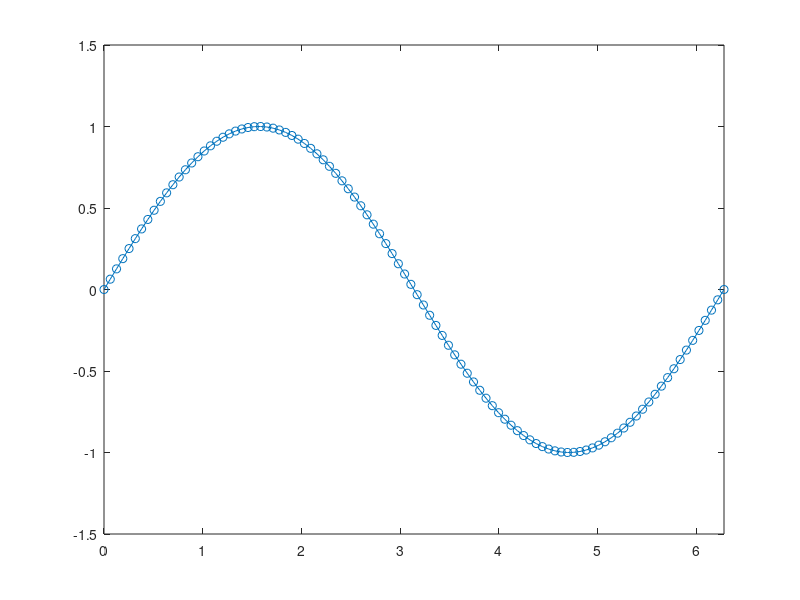

This chart was generated by the following MATLAB code: (Note: this script raises an error after producing the figure.)
%=============================================================================
% Copyright (c) 2016-present Allan CORNET (Nelson)
%=============================================================================
% This file is part of the Nelson.
%=============================================================================
% LICENCE_BLOCK_BEGIN
% SPDX-License-Identifier: LGPL-3.0-or-later
% LICENCE_BLOCK_END
%=============================================================================
% <--ADV-CLI MODE-->
%=============================================================================
f = figure();
x = linspace(0,2*pi);
y = sin(x);
plot(x,y,'-o');
axis([0 2*pi -1.5 1.5]);
lim = axis();
REF = [0    6.2832   -1.5000    1.5000];
assert_isapprox(lim, REF, 1e-4);
%=============================================================================
f = figure();
x = linspace(-10, 10, 200);
y = sin(4 * x) ./ exp(0.1 * x);
plot(x, y);
axis([-10 10 0 inf])
%=============================================================================
